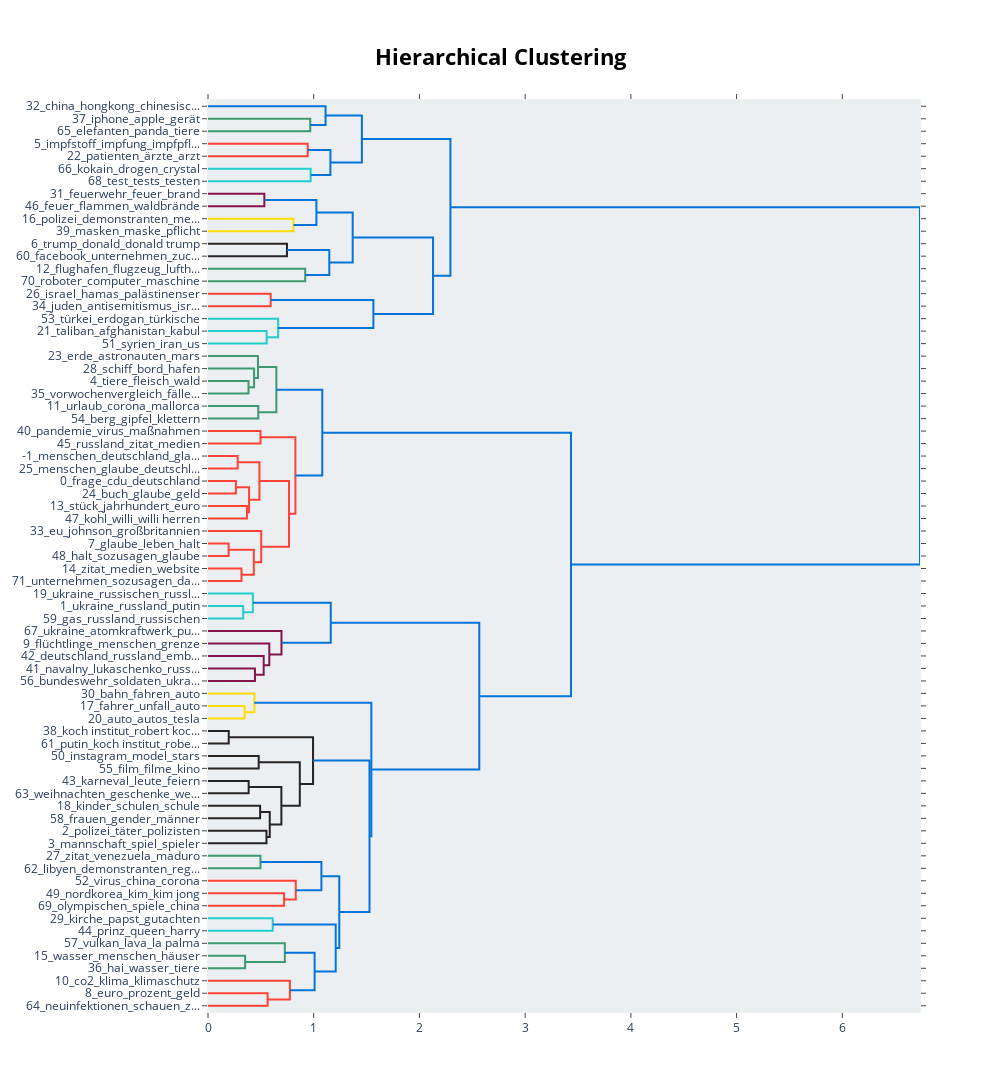

Notebook source saved alongside this figure:
### Code cell
topic_model.visualize_hierarchy()

### Figure 1 — Plotly figure (JSON) as saved in the notebook; plotly's stock layout.template omitted (floating-point values rounded to 4 significant figures)
{"data": [{"hoverinfo": "text", "marker": {"color": "rgb(61,153,112)"}, "mode": "lines", "type": "scatter", "x": [0, 0.9673, 0.9673, 0], "xaxis": "x", "y": [-15, -15, -25, -25], "yaxis": "y"}, {"hoverinfo": "text", "marker": {"color": "rgb(0,116,217)"}, "mode": "lines", "type": "scatter", "x": [0, 1.112, 1.112, 0.9673], "xaxis": "x", "y": [-5, -5, -20, -20], "yaxis": "y"}, {"hoverinfo": "text", "marker": {"color": "rgb(255,65,54)"}, "mode": "lines", "type": "scatter", "x": [0, 0.9431, 0.9431, 0], "xaxis": "x", "y": [-35, -35, -45, -45], "yaxis": "y"}, {"hoverinfo": "text", "marker": {"color": "rgb(35,205,205)"}, "mode": "lines", "type": "scatter", "x": [0, 0.971, 0.971, 0], "xaxis": "x", "y": [-55, -55, -65, -65], "yaxis": "y"}, {"hoverinfo": "text", "marker": {"color": "rgb(0,116,217)"}, "mode": "lines", "type": "scatter", "x": [0.9431, 1.158, 1.158, 0.971], "xaxis": "x", "y": [-40, -40, -60, -60], "yaxis": "y"}, {"hoverinfo": "text", "marker": {"color": "rgb(0,116,217)"}, "mode": "lines", "type": "scatter", "x": [1.112, 1.455, 1.455, 1.158], "xaxis": "x", "y": [-12.5, -12.5, -50, -50], "yaxis": "y"}, {"hoverinfo": "text", "marker": {"color": "rgb(133,20,75)"}, "mode": "lines", "type": "scatter", "x": [0, 0.5332, 0.5332, 0], "xaxis": "x", "y": [-75, -75, -85, -85], "yaxis": "y"}, {"hoverinfo": "text", "marker": {"color": "rgb(255,220,0)"}, "mode": "lines", "type": "scatter", "x": [0, 0.8087, 0.8087, 0], "xaxis": "x", "y": [-95, -95, -105, -105], "yaxis": "y"}, {"hoverinfo": "text", "marker": {"color": "rgb(0,116,217)"}, "mode": "lines", "type": "scatter", "x": [0.5332, 1.025, 1.025, 0.8087], "xaxis": "x", "y": [-80, -80, -100, -100], "yaxis": "y"}, {"hoverinfo": "text", "marker": {"color": "rgb(40,35,35)"}, "mode": "lines", "type": "scatter", "x": [0, 0.7469, 0.7469, 0], "xaxis": "x", "y": [-115, -115, -125, -125], "yaxis": "y"}, {"hoverinfo": "text", "marker": {"color": "rgb(61,153,112)"}, "mode": "lines", "type": "scatter", "x": [0, 0.9197, 0.9197, 0], "xaxis": "x", "y": [-135, -135, -145, -145], "yaxis": "y"}, {"hoverinfo": "text", "marker": {"color": "rgb(0,116,217)"}, "mode": "lines", "type": "scatter", "x": [0.7469, 1.147, 1.147, 0.9197], "xaxis": "x", "y": [-120, -120, -140, -140], "yaxis": "y"}, {"hoverinfo": "text", "marker": {"color": "rgb(0,116,217)"}, "mode": "lines", "type": "scatter", "x": [1.025, 1.369, 1.369, 1.147], "xaxis": "x", "y": [-90, -90, -130, -130], "yaxis": "y"}, {"hoverinfo": "text", "marker": {"color": "rgb(255,65,54)"}, "mode": "lines", "type": "scatter", "x": [0, 0.5929, 0.5929, 0], "xaxis": "x", "y": [-155, -155, -165, -165], "yaxis": "y"}, {"hoverinfo": "text", "marker": {"color": "rgb(35,205,205)"}, "mode": "lines", "type": "scatter", "x": [0, 0.5549, 0.5549, 0], "xaxis": "x", "y": [-185, -185, -195, -195], "yaxis": "y"}, {"hoverinfo": "text", "marker": {"color": "rgb(35,205,205)"}, "mode": "lines", "type": "scatter", "x": [0, 0.6639, 0.6639, 0.5549], "xaxis": "x", "y": [-175, -175, -190, -190], "yaxis": "y"}, {"hoverinfo": "text", "marker": {"color": "rgb(0,116,217)"}, "mode": "lines", "type": "scatter", "x": [0.5929, 1.565, 1.565, 0.6639], "xaxis": "x", "y": [-160, -160, -182.5, -182.5], "yaxis": "y"}, {"hoverinfo": "text", "marker": {"color": "rgb(0,116,217)"}, "mode": "lines", "type": "scatter", "x": [1.369, 2.129, 2.129, 1.565], "xaxis": "x", "y": [-110, -110, -171.2, -171.2], "yaxis": "y"}, {"hoverinfo": "text", "marker": {"color": "rgb(0,116,217)"}, "mode": "lines", "type": "scatter", "x": [1.455, 2.293, 2.293, 2.129], "xaxis": "x", "y": [-31.25, -31.25, -140.6, -140.6], "yaxis": "y"}, {"hoverinfo": "text", "marker": {"color": "rgb(61,153,112)"}, "mode": "lines", "type": "scatter", "x": [0, 0.3831, 0.3831, 0], "xaxis": "x", "y": [-225, -225, -235, -235], "yaxis": "y"}, {"hoverinfo": "text", "marker": {"color": "rgb(61,153,112)"}, "mode": "lines", "type": "scatter", "x": [0, 0.4359, 0.4359, 0.3831], "xaxis": "x", "y": [-215, -215, -230, -230], "yaxis": "y"}, {"hoverinfo": "text", "marker": {"color": "rgb(61,153,112)"}, "mode": "lines", "type": "scatter", "x": [0, 0.4727, 0.4727, 0.4359], "xaxis": "x", "y": [-205, -205, -222.5, -222.5], "yaxis": "y"}, {"hoverinfo": "text", "marker": {"color": "rgb(61,153,112)"}, "mode": "lines", "type": "scatter", "x": [0, 0.4758, 0.4758, 0], "xaxis": "x", "y": [-245, -245, -255, -255], "yaxis": "y"}, {"hoverinfo": "text", "marker": {"color": "rgb(61,153,112)"}, "mode": "lines", "type": "scatter", "x": [0.4727, 0.6466, 0.6466, 0.4758], "xaxis": "x", "y": [-213.8, -213.8, -250, -250], "yaxis": "y"}, {"hoverinfo": "text", "marker": {"color": "rgb(255,65,54)"}, "mode": "lines", "type": "scatter", "x": [0, 0.4967, 0.4967, 0], "xaxis": "x", "y": [-265, -265, -275, -275], "yaxis": "y"}, {"hoverinfo": "text", "marker": {"color": "rgb(255,65,54)"}, "mode": "lines", "type": "scatter", "x": [0, 0.2805, 0.2805, 0], "xaxis": "x", "y": [-285, -285, -295, -295], "yaxis": "y"}, {"hoverinfo": "text", "marker": {"color": "rgb(255,65,54)"}, "mode": "lines", "type": "scatter", "x": [0, 0.2638, 0.2638, 0], "xaxis": "x", "y": [-305, -305, -315, -315], "yaxis": "y"}, {"hoverinfo": "text", "marker": {"color": "rgb(255,65,54)"}, "mode": "lines", "type": "scatter", "x": [0, 0.3681, 0.3681, 0], "xaxis": "x", "y": [-325, -325, -335, -335], "yaxis": "y"}, {"hoverinfo": "text", "marker": {"color": "rgb(255,65,54)"}, "mode": "lines", "type": "scatter", "x": [0.2638, 0.3883, 0.3883, 0.3681], "xaxis": "x", "y": [-310, -310, -330, -330], "yaxis": "y"}, {"hoverinfo": "text", "marker": {"color": "rgb(255,65,54)"}, "mode": "lines", "type": "scatter", "x": [0.2805, 0.4865, 0.4865, 0.3883], "xaxis": "x", "y": [-290, -290, -320, -320], "yaxis": "y"}, {"hoverinfo": "text", "marker": {"color": "rgb(255,65,54)"}, "mode": "lines", "type": "scatter", "x": [0, 0.1951, 0.1951, 0], "xaxis": "x", "y": [-355, -355, -365, -365], "yaxis": "y"}, {"hoverinfo": "text", "marker": {"color": "rgb(255,65,54)"}, "mode": "lines", "type": "scatter", "x": [0, 0.3166, 0.3166, 0], "xaxis": "x", "y": [-375, -375, -385, -385], "yaxis": "y"}, {"hoverinfo": "text", "marker": {"color": "rgb(255,65,54)"}, "mode": "lines", "type": "scatter", "x": [0.1951, 0.4335, 0.4335, 0.3166], "xaxis": "x", "y": [-360, -360, -380, -380], "yaxis": "y"}, {"hoverinfo": "text", "marker": {"color": "rgb(255,65,54)"}, "mode": "lines", "type": "scatter", "x": [0, 0.5034, 0.5034, 0.4335], "xaxis": "x", "y": [-345, -345, -370, -370], "yaxis": "y"}, {"hoverinfo": "text", "marker": {"color": "rgb(255,65,54)"}, "mode": "lines", "type": "scatter", "x": [0.4865, 0.7664, 0.7664, 0.5034], "xaxis": "x", "y": [-305, -305, -357.5, -357.5], "yaxis": "y"}, {"hoverinfo": "text", "marker": {"color": "rgb(255,65,54)"}, "mode": "lines", "type": "scatter", "x": [0.4967, 0.8268, 0.8268, 0.7664], "xaxis": "x", "y": [-270, -270, -331.2, -331.2], "yaxis": "y"}, {"hoverinfo": "text", "marker": {"color": "rgb(0,116,217)"}, "mode": "lines", "type": "scatter", "x": [0.6466, 1.081, 1.081, 0.8268], "xaxis": "x", "y": [-231.9, -231.9, -300.6, -300.6], "yaxis": "y"}, {"hoverinfo": "text", "marker": {"color": "rgb(35,205,205)"}, "mode": "lines", "type": "scatter", "x": [0, 0.3326, 0.3326, 0], "xaxis": "x", "y": [-405, -405, -415, -415], "yaxis": "y"}, {"hoverinfo": "text", "marker": {"color": "rgb(35,205,205)"}, "mode": "lines", "type": "scatter", "x": [0, 0.4246, 0.4246, 0.3326], "xaxis": "x", "y": [-395, -395, -410, -410], "yaxis": "y"}, {"hoverinfo": "text", "marker": {"color": "rgb(133,20,75)"}, "mode": "lines", "type": "scatter", "x": [0, 0.444, 0.444, 0], "xaxis": "x", "y": [-455, -455, -465, -465], "yaxis": "y"}, {"hoverinfo": "text", "marker": {"color": "rgb(133,20,75)"}, "mode": "lines", "type": "scatter", "x": [0, 0.5267, 0.5267, 0.444], "xaxis": "x", "y": [-445, -445, -460, -460], "yaxis": "y"}, {"hoverinfo": "text", "marker": {"color": "rgb(133,20,75)"}, "mode": "lines", "type": "scatter", "x": [0, 0.58, 0.58, 0.5267], "xaxis": "x", "y": [-435, -435, -452.5, -452.5], "yaxis": "y"}, {"hoverinfo": "text", "marker": {"color": "rgb(133,20,75)"}, "mode": "lines", "type": "scatter", "x": [0, 0.695, 0.695, 0.58], "xaxis": "x", "y": [-425, -425, -443.8, -443.8], "yaxis": "y"}, {"hoverinfo": "text", "marker": {"color": "rgb(0,116,217)"}, "mode": "lines", "type": "scatter", "x": [0.4246, 1.161, 1.161, 0.695], "xaxis": "x", "y": [-402.5, -402.5, -434.4, -434.4], "yaxis": "y"}, {"hoverinfo": "text", "marker": {"color": "rgb(255,220,0)"}, "mode": "lines", "type": "scatter", "x": [0, 0.347, 0.347, 0], "xaxis": "x", "y": [-485, -485, -495, -495], "yaxis": "y"}, {"hoverinfo": "text", "marker": {"color": "rgb(255,220,0)"}, "mode": "lines", "type": "scatter", "x": [0, 0.439, 0.439, 0.347], "xaxis": "x", "y": [-475, -475, -490, -490], "yaxis": "y"}, {"hoverinfo": "text", "marker": {"color": "rgb(40,35,35)"}, "mode": "lines", "type": "scatter", "x": [0, 0.1961, 0.1961, 0], "xaxis": "x", "y": [-505, -505, -515, -515], "yaxis": "y"}, {"hoverinfo": "text", "marker": {"color": "rgb(40,35,35)"}, "mode": "lines", "type": "scatter", "x": [0, 0.4796, 0.4796, 0], "xaxis": "x", "y": [-525, -525, -535, -535], "yaxis": "y"}, {"hoverinfo": "text", "marker": {"color": "rgb(40,35,35)"}, "mode": "lines", "type": "scatter", "x": [0, 0.3845, 0.3845, 0], "xaxis": "x", "y": [-545, -545, -555, -555], "yaxis": "y"}, {"hoverinfo": "text", "marker": {"color": "rgb(40,35,35)"}, "mode": "lines", "type": "scatter", "x": [0, 0.4932, 0.4932, 0], "xaxis": "x", "y": [-565, -565, -575, -575], "yaxis": "y"}, {"hoverinfo": "text", "marker": {"color": "rgb(40,35,35)"}, "mode": "lines", "type": "scatter", "x": [0, 0.5531, 0.5531, 0], "xaxis": "x", "y": [-585, -585, -595, -595], "yaxis": "y"}, {"hoverinfo": "text", "marker": {"color": "rgb(40,35,35)"}, "mode": "lines", "type": "scatter", "x": [0.4932, 0.5841, 0.5841, 0.5531], "xaxis": "x", "y": [-570, -570, -590, -590], "yaxis": "y"}, {"hoverinfo": "text", "marker": {"color": "rgb(40,35,35)"}, "mode": "lines", "type": "scatter", "x": [0.3845, 0.6941, 0.6941, 0.5841], "xaxis": "x", "y": [-550, -550, -580, -580], "yaxis": "y"}, {"hoverinfo": "text", "marker": {"color": "rgb(40,35,35)"}, "mode": "lines", "type": "scatter", "x": [0.4796, 0.8684, 0.8684, 0.6941], "xaxis": "x", "y": [-530, -530, -565, -565], "yaxis": "y"}, {"hoverinfo": "text", "marker": {"color": "rgb(40,35,35)"}, "mode": "lines", "type": "scatter", "x": [0.1961, 0.9936, 0.9936, 0.8684], "xaxis": "x", "y": [-510, -510, -547.5, -547.5], "yaxis": "y"}, {"hoverinfo": "text", "marker": {"color": "rgb(61,153,112)"}, "mode": "lines", "type": "scatter", "x": [0, 0.4962, 0.4962, 0], "xaxis": "x", "y": [-605, -605, -615, -615], "yaxis": "y"}, {"hoverinfo": "text", "marker": {"color": "rgb(255,65,54)"}, "mode": "lines", "type": "scatter", "x": [0, 0.7198, 0.7198, 0], "xaxis": "x", "y": [-635, -635, -645, -645], "yaxis": "y"}, {"hoverinfo": "text", "marker": {"color": "rgb(255,65,54)"}, "mode": "lines", "type": "scatter", "x": [0, 0.8299, 0.8299, 0.7198], "xaxis": "x", "y": [-625, -625, -640, -640], "yaxis": "y"}, {"hoverinfo": "text", "marker": {"color": "rgb(0,116,217)"}, "mode": "lines", "type": "scatter", "x": [0.4962, 1.073, 1.073, 0.8299], "xaxis": "x", "y": [-610, -610, -632.5, -632.5], "yaxis": "y"}, {"hoverinfo": "text", "marker": {"color": "rgb(35,205,205)"}, "mode": "lines", "type": "scatter", "x": [0, 0.6123, 0.6123, 0], "xaxis": "x", "y": [-655, -655, -665, -665], "yaxis": "y"}, {"hoverinfo": "text", "marker": {"color": "rgb(61,153,112)"}, "mode": "lines", "type": "scatter", "x": [0, 0.3511, 0.3511, 0], "xaxis": "x", "y": [-685, -685, -695, -695], "yaxis": "y"}, {"hoverinfo": "text", "marker": {"color": "rgb(61,153,112)"}, "mode": "lines", "type": "scatter", "x": [0, 0.7268, 0.7268, 0.3511], "xaxis": "x", "y": [-675, -675, -690, -690], "yaxis": "y"}, {"hoverinfo": "text", "marker": {"color": "rgb(255,65,54)"}, "mode": "lines", "type": "scatter", "x": [0, 0.5641, 0.5641, 0], "xaxis": "x", "y": [-715, -715, -725, -725], "yaxis": "y"}, {"hoverinfo": "text", "marker": {"color": "rgb(255,65,54)"}, "mode": "lines", "type": "scatter", "x": [0, 0.7745, 0.7745, 0.5641], "xaxis": "x", "y": [-705, -705, -720, -720], "yaxis": "y"}, {"hoverinfo": "text", "marker": {"color": "rgb(0,116,217)"}, "mode": "lines", "type": "scatter", "x": [0.7268, 1.008, 1.008, 0.7745], "xaxis": "x", "y": [-682.5, -682.5, -712.5, -712.5], "yaxis": "y"}, {"hoverinfo": "text", "marker": {"color": "rgb(0,116,217)"}, "mode": "lines", "type": "scatter", "x": [0.6123, 1.208, 1.208, 1.008], "xaxis": "x", "y": [-660, -660, -697.5, -697.5], "yaxis": "y"}, {"hoverinfo": "text", "marker": {"color": "rgb(0,116,217)"}, "mode": "lines", "type": "scatter", "x": [1.073, 1.242, 1.242, 1.208], "xaxis": "x", "y": [-621.2, -621.2, -678.8, -678.8], "yaxis": "y"}, {"hoverinfo": "text", "marker": {"color": "rgb(0,116,217)"}, "mode": "lines", "type": "scatter", "x": [0.9936, 1.528, 1.528, 1.242], "xaxis": "x", "y": [-528.8, -528.8, -650, -650], "yaxis": "y"}, {"hoverinfo": "text", "marker": {"color": "rgb(0,116,217)"}, "mode": "lines", "type": "scatter", "x": [0.439, 1.545, 1.545, 1.528], "xaxis": "x", "y": [-482.5, -482.5, -589.4, -589.4], "yaxis": "y"}, {"hoverinfo": "text", "marker": {"color": "rgb(0,116,217)"}, "mode": "lines", "type": "scatter", "x": [1.161, 2.566, 2.566, 1.545], "xaxis": "x", "y": [-418.4, -418.4, -535.9, -535.9], "yaxis": "y"}, {"hoverinfo": "text", "marker": {"color": "rgb(0,116,217)"}, "mode": "lines", "type": "scatter", "x": [1.081, 3.434, 3.434, 2.566], "xaxis": "x", "y": [-266.2, -266.2, -477.2, -477.2], "yaxis": "y"}, {"hoverinfo": "text", "marker": {"color": "rgb(0,116,217)"}, "mode": "lines", "type": "scatter", "x": [2.293, 6.735, 6.735, 3.434], "xaxis": "x", "y": [-85.94, -85.94, -371.7, -371.7], "yaxis": "y"}], "layout": {"autosize": false, "height": 1295, "hoverlabel": {"bgcolor": "white", "font": {"family": "Rockwell", "size": 16}}, "hovermode": "closest", "plot_bgcolor": "#ECEFF1", "showlegend": false, "title": {"font": {"color": "Black", "size": 22}, "text": "<b>Hierarchical Clustering", "x": 0.5, "xanchor": "center", "yanchor": "top"}, "width": 1000, "xaxis": {"mirror": "allticks", "rangemode": "tozero", "showgrid": false, "showline": true, "showticklabels": true, "ticks": "outside", "type": "linear", "zeroline": false}, "yaxis": {"mirror": "allticks", "range": [-730, 0], "rangemode": "tozero", "showgrid": false, "showline": true, "showticklabels": true, "tickmode": "array", "ticks": "outside", "ticktext": ["32_china_hongkong_chinesisc...", "37_iphone_apple_gerät", "65_elefanten_panda_tiere", "5_impfstoff_impfung_impfpfl...", "22_patienten_ärzte_arzt", "66_kokain_drogen_crystal", "68_test_tests_testen", "31_feuerwehr_feuer_brand", "46_feuer_flammen_waldbrände", "16_polizei_demonstranten_me...", "39_masken_maske_pflicht", "6_trump_donald_donald trump", "60_facebook_unternehmen_zuc...", "12_flughafen_flugzeug_lufth...", "70_roboter_computer_maschine", "26_israel_hamas_palästinenser", "34_juden_antisemitismus_isr...", "53_türkei_erdogan_türkische", "21_taliban_afghanistan_kabul", "51_syrien_iran_us", "23_erde_astronauten_mars", "28_schiff_bord_hafen", "4_tiere_fleisch_wald", "35_vorwochenvergleich_fälle...", "11_urlaub_corona_mallorca", "54_berg_gipfel_klettern", "40_pandemie_virus_maßnahmen", "45_russland_zitat_medien", "-1_menschen_deutschland_gla...", "25_menschen_glaube_deutschl...", "0_frage_cdu_deutschland", "24_buch_glaube_geld", "13_stück_jahrhundert_euro", "47_kohl_willi_willi herren", "33_eu_johnson_großbritannien", "7_glaube_leben_halt", "48_halt_sozusagen_glaube", "14_zitat_medien_website", "71_unternehmen_sozusagen_da...", "19_ukraine_russischen_russl...", "1_ukraine_russland_putin", "59_gas_russland_russischen", "67_ukraine_atomkraftwerk_pu...", "9_flüchtlinge_menschen_grenze", "42_deutschland_russland_emb...", "41_navalny_lukaschenko_russ...", "56_bundeswehr_soldaten_ukra...", "30_bahn_fahren_auto", "17_fahrer_unfall_auto", "20_auto_autos_tesla", "38_koch institut_robert koc...", "61_putin_koch institut_robe...", "50_instagram_model_stars", "55_film_filme_kino", "43_karneval_leute_feiern", "63_weihnachten_geschenke_we...", "18_kinder_schulen_schule", "58_frauen_gender_männer", "2_polizei_täter_polizisten", "3_mannschaft_spiel_spieler", "27_zitat_venezuela_maduro", "62_libyen_demonstranten_reg...", "52_virus_china_corona", "49_nordkorea_kim_kim jong", "69_olympischen_spiele_china", "29_kirche_papst_gutachten", "44_prinz_queen_harry", "57_vulkan_lava_la palma", "15_wasser_menschen_häuser", "36_hai_wasser_tiere", "10_co2_klima_klimaschutz", "8_euro_prozent_geld", "64_neuinfektionen_schauen_z..."], "tickvals": [-5, -15, -25, -35, -45, -55, -65, -75, -85, -95, -105, -115, -125, -135, -145, -155, -165, -175, -185, -195, -205, -215, -225, -235, -245, -255, -265, -275, -285, -295, -305, -315, -325, -335, -345, -355, -365, -375, -385, -395, -405, -415, -425, -435, -445, -455, -465, -475, -485, -495, -505, -515, -525, -535, -545, -555, -565, -575, -585, -595, -605, -615, -625, -635, -645, -655, -665, -675, -685, -695, -705, -715, -725], "type": "linear", "zeroline": false}}}
